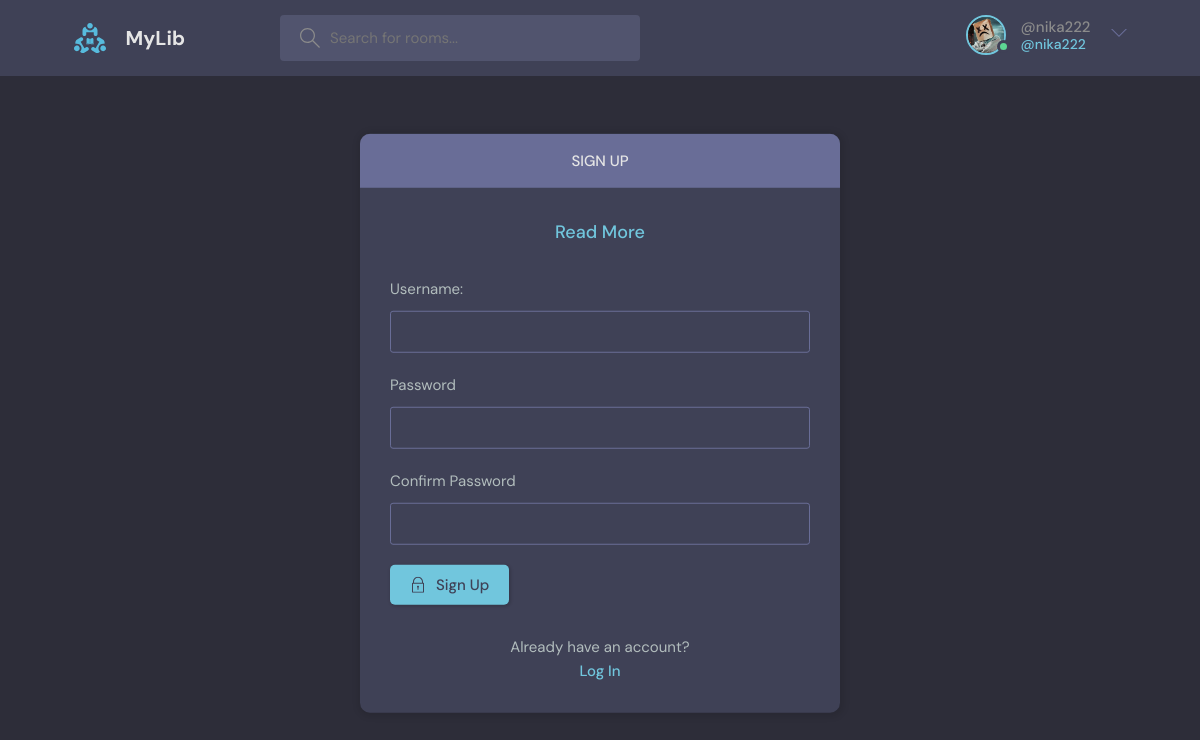
Page /register/ (signed in) on the committed database.
### base/models.py (models this page shows)
class User(AbstractUser):
    books = models.ManyToManyField(Book, blank=True, related_name='users')
    bio = models.TextField(null=True)
    avatar = models.ImageField(null=True, default='avatar.svg')

### base/views.py (the view, shortened to what this page needs)
# urls.py: path('register/', views.register_page, name='register'),
def register_page(request):
    form = MyUserCreationForm()
    context = {'form': form}
    return render(request, 'base/register.html', context)

### base/forms.py
class MyUserCreationForm(UserCreationForm):
    class Meta:
        model = User
        fields = ['username', 'password1', 'password2']

### base/templates/base/register.html (shortened to what this page needs)
{% extends 'main.html' %}
{% block content %}
    <main class="auth layout">
      <div class="container">
        <div class="layout__box">
          <div class="layout__boxHeader">
            <div class="layout__boxTitle">
              <h3>Sign up</h3>
            </div>
          </div>
          <div class="layout__body">
            <h2 class="auth__tagline">Read More</h2>
            <form class="form" method="POST" action="">
              <div class="form__group form__group">
                <label>Username:</label>
                {{ form.username }}
              </div>
              <div class="form__group">
                <label>Password</label>
                {{ form.password1 }}
              </div>
              <div class="form__group">
                <label>Confirm Password</label>
                {{ form.password2 }}
              </div>
              <button class="btn btn--main" type="submit">
                Sign Up
              </button>
            </form>
            <div class="auth__action">
              <p>Already have an account?</p>
              <a href="{% url 'login' %}" class="btn btn--link">Log In</a>
            </div>
          </div>
        </div>
      </div>
    </main>
{% endblock %}

### templates/navbar.html (shortened to what this page needs)
{% load static %}
<header class="header header--loggedIn">
      <div class="container">
        <a href="{% url 'home' %}" class="header__logo">
          <img src="{% static 'images/logo.svg' %}" />
          <h1>MyLib</h1>
        </a>
        <form class="header__search">
          <label>
            <input name="q" placeholder="Search for rooms..." />
          </label>
        </form>
        <nav class="header__menu">
          {% if request.user.is_authenticated %}
            <div class="header__user">
              <a href="{% url 'profile' request.user.id %}">
                <div class="avatar avatar--medium active">
                  <img src="{{ request.user.avatar.url }}" />
                </div>
                <p>@{{ request.user.username }}<span>@{{ request.user.username }}</span></p>
              </a>
              <button class="dropdown-button">
                <svg version="1.1" xmlns="http://www.w3.org/2000/svg" width="32" height="32" viewBox="0 0 32 32">
                  <title>chevron-down</title>
                  <path d="M16 21l-13-13h-3l16 16 16-16h-3l-13 13z"></path>
                </svg>
              </button>
            </div>
          {% else %}
            <a href="{% url 'login' %}">
              <img src="{% static 'images/avatar.svg' %}" />
              <p>Login</p>
            </a>
          {% endif %}
        </nav>
      </div>
    </header>

### rows in the picture
User: user.avatar (picture), user.username "nika222"
